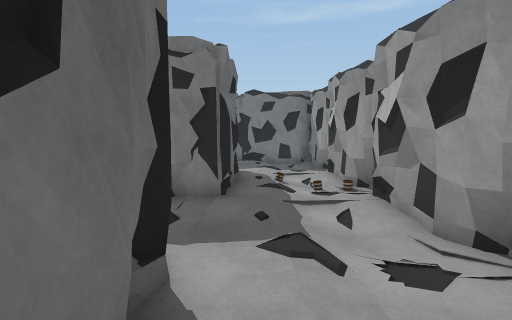
View 1 (above)

16 first-person views from a walk through a Unity game level. The camera is 1.4 m above the floor, tilts 6° down and sees 90° across. The floor is counted in squares, 1 m on a side. Each view is taken from the middle of a square. On the plan, view 1 faces up. The plan holds only what a view shows up to about 13 squares ahead; the rest is blank. The place goes on beyond the plan.

View 2
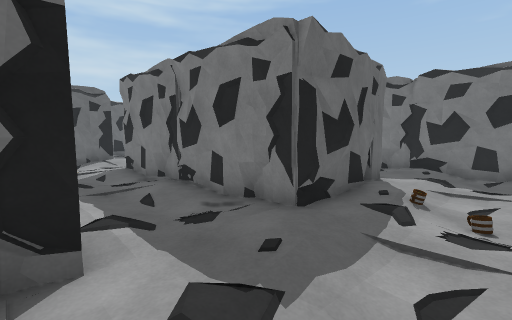

View 3
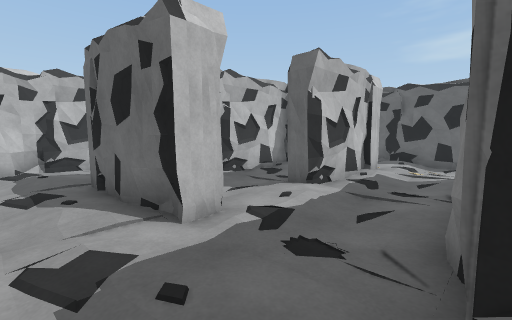

View 4
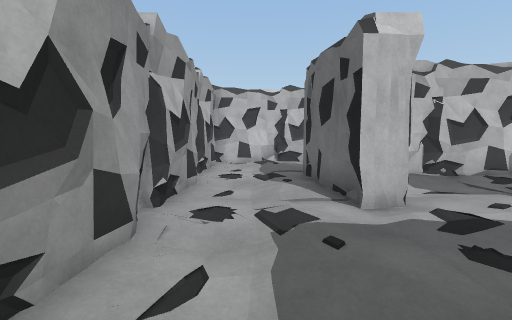

View 5
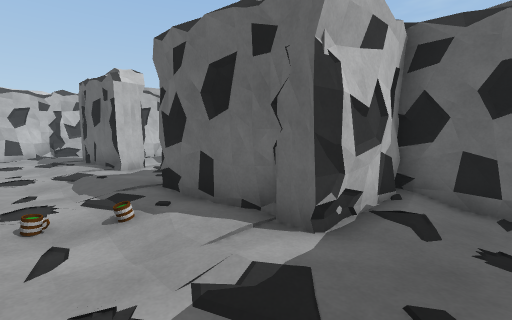

View 6
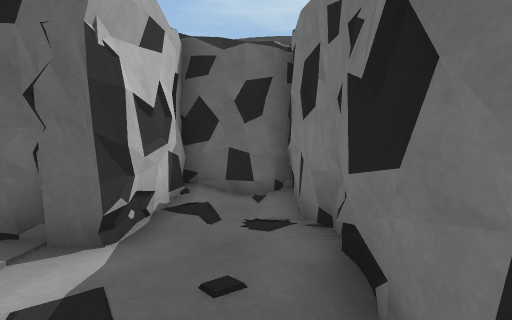

View 7
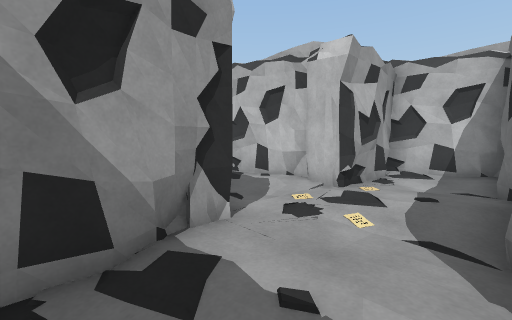

View 8
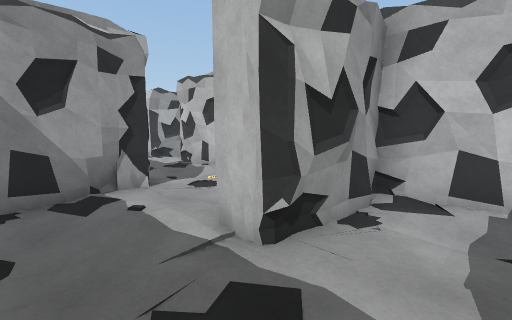

View 9
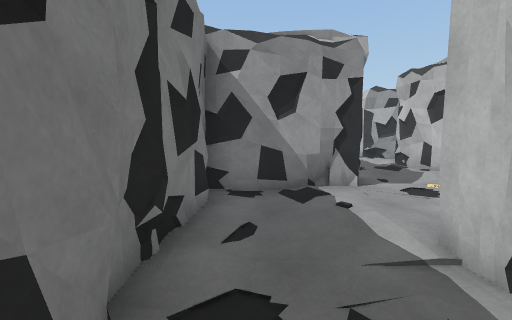

View 10
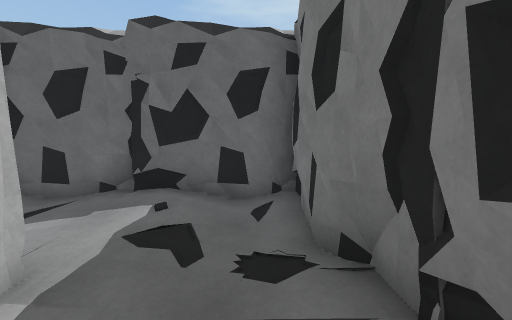

View 11
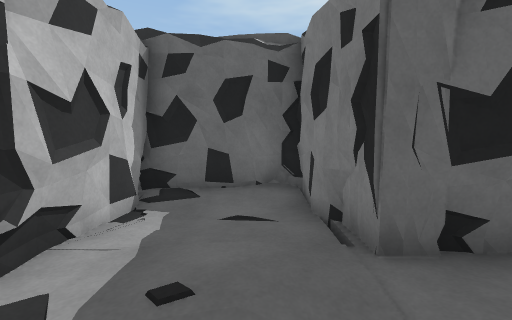

View 12
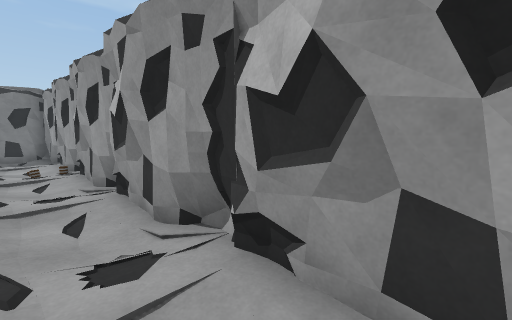

View 13
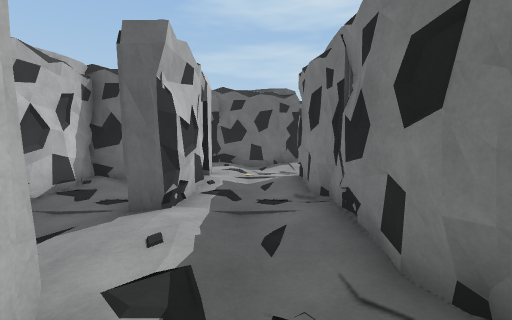

View 14
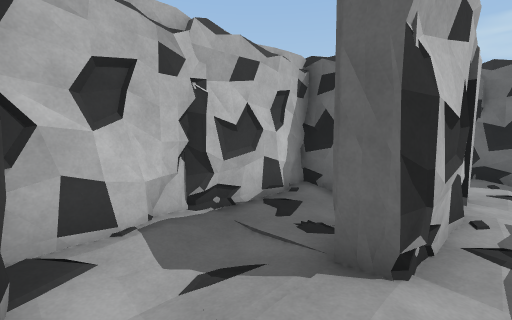

View 15
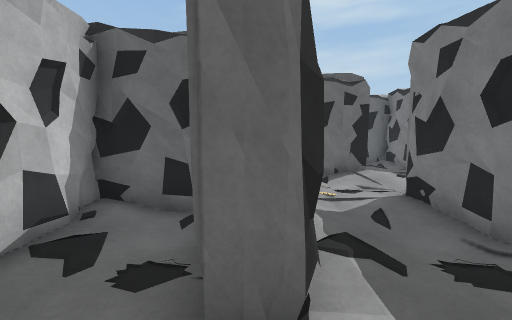

View 16
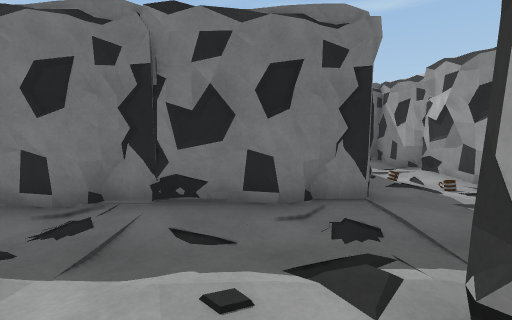

### Floor plan
Key: @ floor where view 1 was taken; # wall or solid block; . main floor; - floor 0.25 m lower than the main floor; / step, stairs or slope.
Columns run from 16 left of view 1 to 3 right of it. Each row starts with its distance up from view 1.
 13             ########
 12             #--../-#
 11             #/.../-#
 10             ####../#
  9 ########       #.-/#
  8 #--.---#       #.//#
  7 #//.//.#       #../#
  6 #/.##..#########../#
  5 #..##--####..--..--#
  4 #--##--.---.---../-#
  3 #####/..//..//....-#
  2     #..#####..##./.#
  1     #--## -//-##.//#
  0     #-.##/////##@/-#
 -1     ############..-#
 -2             ####./.#
 -3             #/-..//#
 -4             #/-.//-#
 -5             ########

Where each view was taken, in squares from view 1:
view 1: 0 up, 0 right, facing up
view 2: 2 up, 2 right, facing up-left
view 3: 6 up, 1 right, facing down-left
view 4: 7 up, 1 right, facing down
view 5: 12 up, 2 right, facing down-left
view 6: 12 up, 2 right, facing left
view 7: 8 up, 12 left, facing down-right
view 8: 8 up, 15 left, facing down-right
view 9: 8 up, 15 left, facing right
view 10: 8 up, 11 left, facing left
view 11: 3 down, 2 right, facing left
view 12: 4 down, 1 right, facing up-right
view 13: 4 up, 0 right, facing left
view 14: 3 up, 2 left, facing down-left
view 15: 2 up, 3 left, facing left
view 16: 1 up, 3 left, facing up
